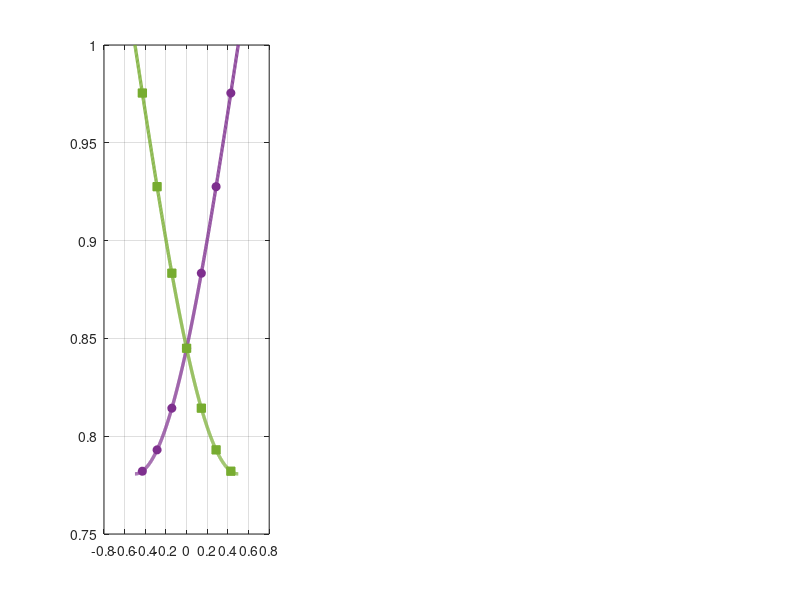

The MATLAB source for this figure: (Note: this script raises an error after producing the figure.)
em3=0.8604; NL=7;
em4n=(pi/2)*(1-em3); em5n=em4n;                   % NEW constant (equal-mass with 1-e*cos form)
em4o=(pi/4)*em3;                                  % OLD constant (2*e*cos form)
pmV=@(z) 1-em4n*cos(pi*z/2+pi/4);  pmA=@(z) 1-em5n*cos(pi*z/2-pi/4);
oldV=@(z) max(0,min(1,2*em4o*cos(pi*z/2+pi/4))); oldA=@(z) max(0,min(1,2*em4o*cos(pi*z/2-pi/4)));
z=linspace(-0.5,0.5,801); zl=(((1:NL)-0.5)/NL)-0.5;
fprintf('new e_m4=e_m5=(pi/2)(1-em3)=%.4f ; old e_m4=%.4f\n',em4n,em4o);
fprintf('check mean over wall (continuous): V=%.5f A=%.5f (target em3=%.4f)\n',mean(pmV(z)),mean(pmA(z)),em3);
fprintf('7-layer: zeta: '); fprintf('%.4f ',zl); fprintf('\n');
fprintf('new V Pm : '); fprintf('%.4f ',pmV(zl)); fprintf('| mean %.4f\n',mean(pmV(zl)));
fprintf('new A Pm : '); fprintf('%.4f ',pmA(zl)); fprintf('| mean %.4f\n',mean(pmA(zl)));
fprintf('new V Pf=Pm^2: '); fprintf('%.4f ',pmV(zl).^2); fprintf('\n');
fprintf('new A Pf=Pm^2: '); fprintf('%.4f ',pmA(zl).^2); fprintf('\n');
fprintf('old V clipped: '); fprintf('%.4f ',oldV(zl)); fprintf('| mean %.4f\n',mean(oldV(zl)));
fprintf('range new: min over wall V=%.4f A=%.4f ; max V=%.4f A=%.4f\n',min(pmV(z)),min(pmA(z)),max(pmV(z)),max(pmA(z)));
fprintf('same-amplitude O pattern: 1-em1 cos(pi z): em1=%.4f\n',(pi/2)*(1-em3));
fprintf('stiffness ratio Pf outer/inner V: %.3f\n',pmV(0.5)^2/pmV(-0.5)^2);
cV=[0.494 0.184 0.556]; cA=[0.466 0.674 0.188];
fig=figure('Position',[50 50 1500 480],'Color','w');
subplot(1,3,1); hold on; box on; grid on;
plot(z,pmV(z),'-','Color',cV,'LineWidth',2.4); plot(z,pmA(z),'-','Color',cA,'LineWidth',2.4);
plot(zl,pmV(zl),'o','Color',cV,'MarkerFaceColor',cV,'MarkerSize',6,'HandleVisibility','off'); plot(zl,pmA(zl),'s','Color',cA,'MarkerFaceColor',cA,'MarkerSize',6,'HandleVisibility','off');
yline(em3,'-.','Color',[0.2 0.2 0.2]); yline(1,'k:');
xlabel({'\zeta = (r_m-(R_i+R_o)/2)/l  (inner \leftarrow 0 \rightarrow outer)','dots: 7 layer mid-points; dash-dot: UD level 0.8604'},'FontSize',9); ylabel('P_m (\rho/\rho_s)');
title('(a) NEW: P_m = 1 - e_m cos(...),  e_m=0.2193'); legend({'V: 1-e_{m4}cos(\pi\zeta/2+\pi/4)','A: 1-e_{m5}cos(\pi\zeta/2-\pi/4)'},'Location','southeast','FontSize',8);
ylim([0 1.05]); xlim([-0.5 0.5]);
subplot(1,3,2); hold on; box on; grid on;
plot(z,oldV(z),'--','Color',cV,'LineWidth',1.8); plot(z,oldA(z),'--','Color',cA,'LineWidth',1.8);
plot(z,pmV(z),'-','Color',cV,'LineWidth',2.4); plot(z,pmA(z),'-','Color',cA,'LineWidth',2.4);
yline(em3,'-.','Color',[0.2 0.2 0.2]);
xlabel({'\zeta','dashed: OLD (2 e cos, clipped); solid: NEW'},'FontSize',9); ylabel('P_m'); title('(b) old vs new'); legend({'old V','old A','new V','new A'},'Location','south','Orientation','horizontal','FontSize',8);
ylim([0 1.05]); xlim([-0.5 0.5]);
subplot(1,3,3); hold on; box on; grid on;
plot(z,pmV(z).^2,'-','Color',cV,'LineWidth',2.4); plot(z,pmA(z).^2,'-','Color',cA,'LineWidth',2.4);
plot(zl,pmV(zl).^2,'o','Color',cV,'MarkerFaceColor',cV,'MarkerSize',6,'HandleVisibility','off'); plot(zl,pmA(zl).^2,'s','Color',cA,'MarkerFaceColor',cA,'MarkerSize',6,'HandleVisibility','off');
yline(em3^2,'-.','Color',[0.2 0.2 0.2]);
xlabel({'\zeta','dash-dot: UD level e_{m3}^2 = 0.7403'},'FontSize',9); ylabel('P_f = P_m^2  (E, c, k factor)'); title('(c) NEW stiffness factor P_f = P_m^2');
legend({'V','A'},'Location','southeast','FontSize',8); ylim([0 1.05]); xlim([-0.5 0.5]);
exportgraphics(fig,'C:/Users/InfosaicUser/Desktop/MSc/Lord-Shulman-theory-thermoelastic-cylinder/claude/figures_ch123/AUTHOR_Pm_new_VA_compare_R1.png','Resolution',150);
disp('saved');
